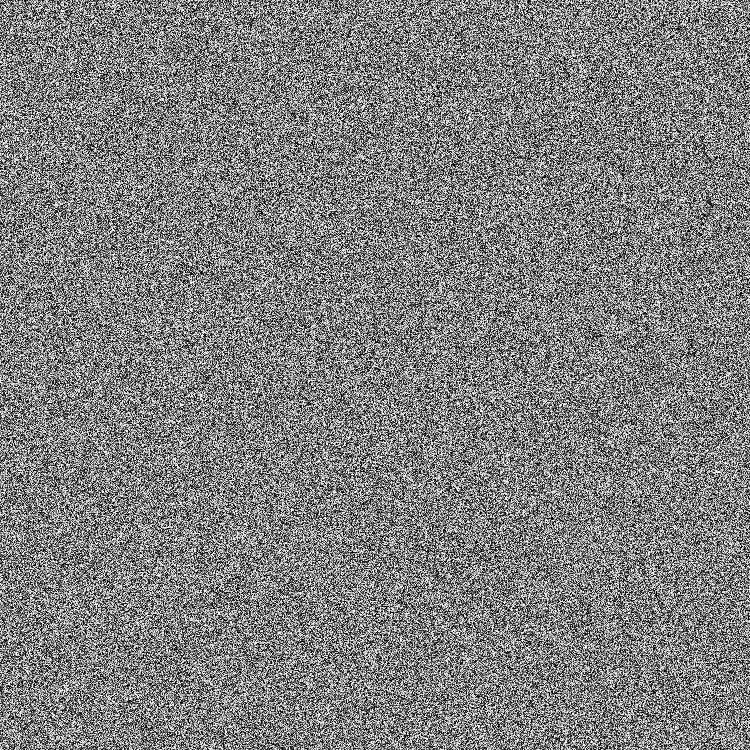
Frame 1 (no input)
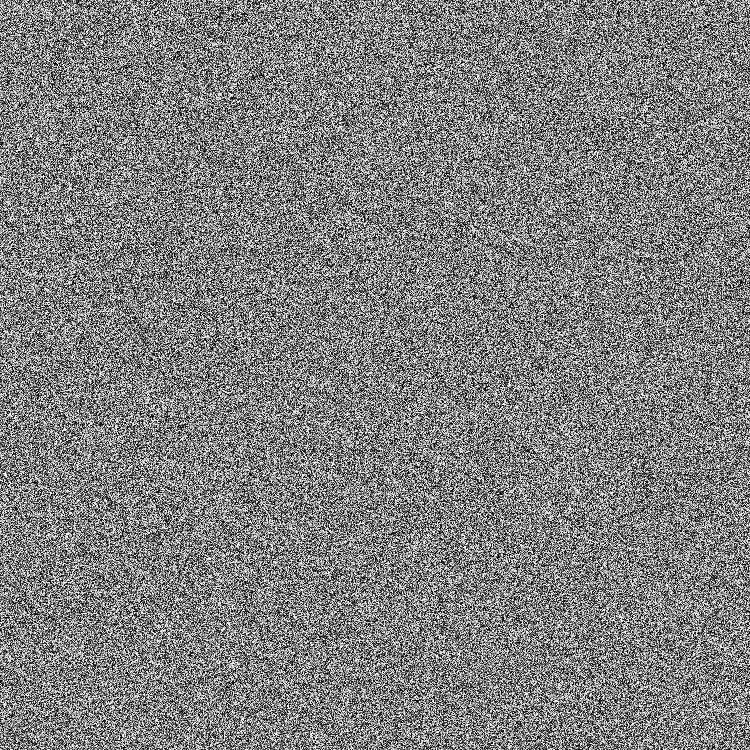
Frame 2 (the mouse pressed at the canvas centre, redrawn once)

The Processing sketch that drew these frames (run headless with seeded random() and noise(); the mouse was pressed at the canvas centre and the sketch redrawn once):

// Processing sketch: Chapter03_10
// ── Chapter03_10.pde
PImage img;

void setup() {
  size(750, 750);
  img = createImage(width, height, ARGB);
  img.loadPixels();
  noLoop();
}

void draw() {
  background(0);
  for (int i=0; i<img.pixels.length; i++) {
    img.pixels[i] = color(floor(random(0, 256)));
  }
  img.updatePixels();
  image(img, 0, 0);
}
